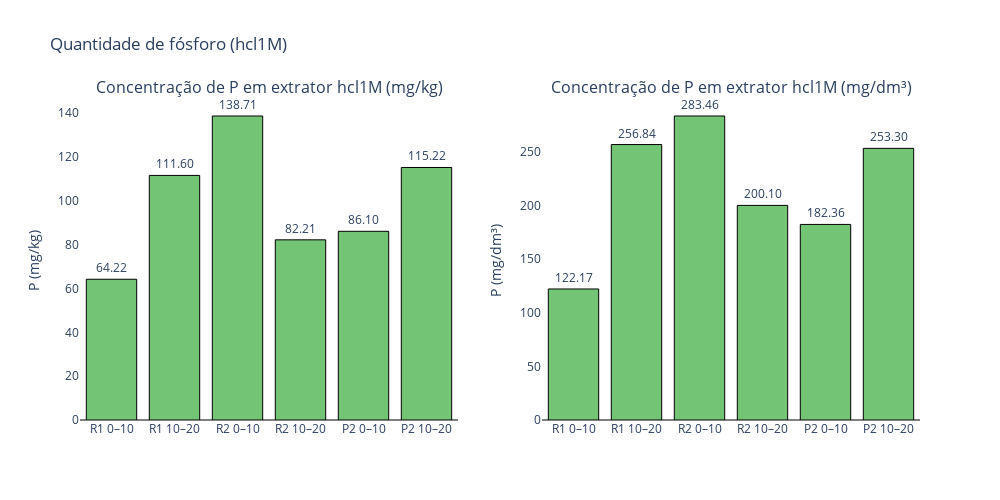

Notebook cell for this chart:
### Code cell
import plotly.graph_objects as go
from plotly.subplots import make_subplots
import numpy as np

# Seus dados (mantém o mesmo formato)
valores_mgkg = np.array([
    R1_0_10_hcl1M,
    R1_10_20_hcl1M,
    R2_0_10_hcl1M,
    R2_10_20_hcl1M,
    P2_0_10_hcl1M,
    P2_10_20_hcl1M
], dtype=float)

valores_mg_dm3 = np.array(valores_mg_dm3, dtype=float)
densidades = np.array(densidades, dtype=float)

labels = ['R1 0–10','R1 10–20','R2 0–10','R2 10–20','P2 0–10','P2 10–20']

def colors_for(vals):
    return ['#74c476' if v >= 0 else '#d9d9d9' for v in vals]

# Exibir dados no terminal
for label, dens, mgkg, mgdm3 in zip(labels, densidades, valores_mgkg, valores_mg_dm3):
    print(f"{label}: densidade = {dens:.4f} g/cm³  |  {mgkg:.2f} mg/kg  ->  {mgdm3:.2f} mg/dm³")

# Criação das duas colunas (subplots lado a lado)
fig = make_subplots(rows=1, cols=2, subplot_titles=("Concentração de P em extrator hcl1M (mg/kg)", "Concentração de P em extrator hcl1M (mg/dm³)"))

# --- Primeiro gráfico (mg/kg)
colors1 = colors_for(valores_mgkg)
texts1 = [f"{v:.2f}" if v >= 0 else "Não mensurável" for v in valores_mgkg]
fig.add_trace(
    go.Bar(
        x=labels,
        y=valores_mgkg,
        text=texts1,
        textposition="outside",
        marker=dict(color=colors1, line=dict(color='black', width=1)),
        name="P (mg/kg)"
    ),
    row=1, col=1
)

# --- Segundo gráfico (mg/dm³)
colors2 = colors_for(valores_mg_dm3)
texts2 = [f"{v:.2f}" if v >= 0 else "Não mensurável" for v in valores_mg_dm3]
fig.add_trace(
    go.Bar(
        x=labels,
        y=valores_mg_dm3,
        text=texts2,
        textposition="outside",
        marker=dict(color=colors2, line=dict(color='black', width=1)),
        name="P (mg/dm³)"
    ),
    row=1, col=2
)

# Layout geral
fig.update_layout(
    height=500,
    width=1000,
    title_text="Quantidade de fósforo (hcl1M)",
    showlegend=False,
    plot_bgcolor='rgba(0,0,0,0)',
)
fig.update_yaxes(title_text="P (mg/kg)", row=1, col=1, zeroline=True, zerolinewidth=1, zerolinecolor='black')
fig.update_yaxes(title_text="P (mg/dm³)", row=1, col=2, zeroline=True, zerolinewidth=1, zerolinecolor='black')

fig.show()

### Figure 1 — Plotly figure (JSON) as saved in the notebook; plotly's stock layout.template omitted (floating-point values rounded to 4 significant figures)
{"data": [{"marker": {"color": ["#74c476", "#74c476", "#74c476", "#74c476", "#74c476", "#74c476"], "line": {"color": "black", "width": 1}}, "name": "P (mg/kg)", "text": ["64.22", "111.60", "138.71", "82.21", "86.10", "115.22"], "textposition": "outside", "type": "bar", "x": ["R1 0–10", "R1 10–20", "R2 0–10", "R2 10–20", "P2 0–10", "P2 10–20"], "xaxis": "x", "y": [64.22, 111.6, 138.7, 82.21, 86.1, 115.2], "yaxis": "y"}, {"marker": {"color": ["#74c476", "#74c476", "#74c476", "#74c476", "#74c476", "#74c476"], "line": {"color": "black", "width": 1}}, "name": "P (mg/dm³)", "text": ["122.17", "256.84", "283.46", "200.10", "182.36", "253.30"], "textposition": "outside", "type": "bar", "x": ["R1 0–10", "R1 10–20", "R2 0–10", "R2 10–20", "P2 0–10", "P2 10–20"], "xaxis": "x2", "y": [122.2, 256.8, 283.5, 200.1, 182.4, 253.3], "yaxis": "y2"}], "layout": {"annotations": [{"font": {"size": 16}, "showarrow": false, "text": "Concentração de P em extrator hcl1M (mg/kg)", "x": 0.225, "xanchor": "center", "xref": "paper", "y": 1, "yanchor": "bottom", "yref": "paper"}, {"font": {"size": 16}, "showarrow": false, "text": "Concentração de P em extrator hcl1M (mg/dm³)", "x": 0.775, "xanchor": "center", "xref": "paper", "y": 1, "yanchor": "bottom", "yref": "paper"}], "height": 500, "plot_bgcolor": "rgba(0,0,0,0)", "showlegend": false, "title": {"text": "Quantidade de fósforo (hcl1M)"}, "width": 1000, "xaxis": {"anchor": "y", "domain": [0, 0.45]}, "xaxis2": {"anchor": "y2", "domain": [0.55, 1]}, "yaxis": {"anchor": "x", "domain": [0, 1], "title": {"text": "P (mg/kg)"}, "zeroline": true, "zerolinecolor": "black", "zerolinewidth": 1}, "yaxis2": {"anchor": "x2", "domain": [0, 1], "title": {"text": "P (mg/dm³)"}, "zeroline": true, "zerolinecolor": "black", "zerolinewidth": 1}}}
